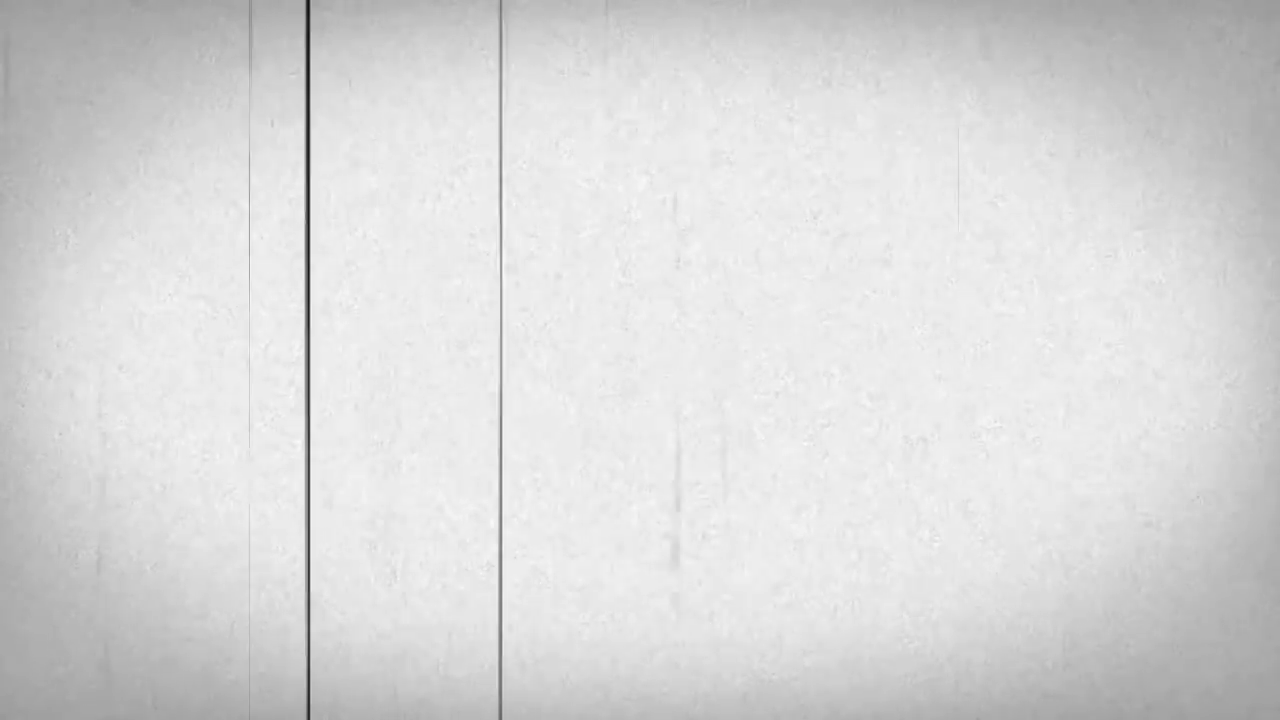
#> input picture BD izstrade/Datasets/noise_data/001/00024.png, 1280 x 720 px
$ python -i Frames2MemmapsMultithreaded.py   (imports and definitions only)   (older library calls are emulated)
#> lines starting #> are read from the running program, lines starting #| are printed output that depends on the picture
#> further down, picture is the input picture: shape (720, 1280, 3); min 17, max 252, mean 217.1
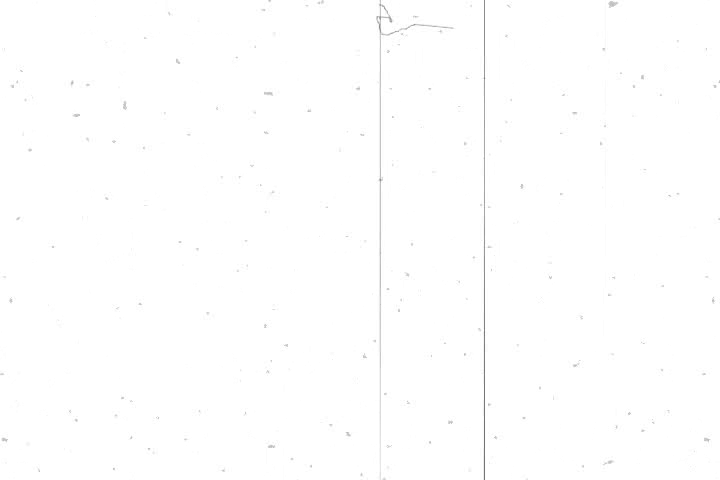
#> input picture BD izstrade/Datasets/noise_data/002/00026.png, 720 x 480 px, found by its file name
#> in heavy_damage, deterioration_overlay_img is the input picture: PIL image 720x480 RGB; min 114, max 255, mean 254.4
import os
import numpy as np
from pathlib import Path
from skimage import color
from PIL import Image, ImageEnhance, ImageFilter
import PIL.ImageOps as ImageOps
import json
import sys
import time
from multiprocessing import Process
import multiprocessing
import random

from blend_modes import multiply
from blend_modes import darken_only
from blend_modes import screen
from blend_modes import lighten_only

import concurrent.futures
it = 0
location_test = r'C:\Users\37120\Documents\BachelorThesis\image_data\video_framed_memmap2\test\\'
location_train = r'C:\Users\37120\Documents\BachelorThesis\image_data\video_framed_memmap2\train\\'
original_img_dir_test = r'C:\Users\37120\Documents\BachelorThesis\image_data\video_framed_dataset\train\\'
original_img_dir_train = r'C:\Users\37120\Documents\BachelorThesis\image_data\video_framed_dataset\train\\'
noise_dir = r'C:\Users\37120\Documents\BachelorThesis\noise_data\\'

img_save_dir_train = r'C:\Users\37120\Documents\BachelorThesis\image_data\test\train\\'
img_save_dir_test = r'C:\Users\37120\Documents\BachelorThesis\image_data\test\test\\'

def invert(image):
    return image.point(lambda p: 255 - p)

# [22 lines left out: functions file_lengthy, save_img, not called in this run]

def getRandomFile(path):
    files = os.listdir(path)
    index = random.randrange(0, len(files))
    return files[index]

def save_json(location, json_data):
    with open(location, 'w') as out:
        json.dump(json_data, out)

# [69 lines left out: functions sp_noise, generate_memmap, not called in this run]


def validate(it):
    pass


def basic_deterioration(deterioration_overlay_img):
    if random.randint(0, 100) <= 50:
        deterioration_overlay_img = deterioration_overlay_img.transpose(Image.FLIP_LEFT_RIGHT) #Flip horizontal
    if random.randint(0, 100) <= 50:
        deterioration_overlay_img = deterioration_overlay_img.transpose(Image.FLIP_TOP_BOTTOM) #Flip vertical
    deg = random.uniform(-5.0, 5.0)

    enhancer = ImageEnhance.Sharpness(deterioration_overlay_img)
    deterioration_overlay_img = enhancer.enhance(random.uniform(0.5, 1.5))
    enhancer = ImageEnhance.Color(deterioration_overlay_img)
    deterioration_overlay_img = enhancer.enhance(random.uniform(0.8, 1.2))
    enhancer = ImageEnhance.Contrast(deterioration_overlay_img)
    deterioration_overlay_img = enhancer.enhance(random.uniform(0.95, 1.05))
    enhancer = ImageEnhance.Brightness(deterioration_overlay_img)
    deterioration_overlay_img = enhancer.enhance(random.uniform(0.95, 1.05))

    return deterioration_overlay_img.rotate(deg)
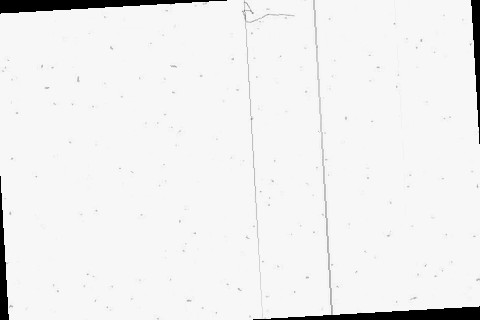
#> returned value: PIL image 480x320 RGB; min 0, max 247, mean 239

def scale_img(deterioration_overlay_img):
    scale = random.uniform(1.2, 1.5) * 2
    w, h = deterioration_overlay_img.size
#> w = 480; h = 320
    deterioration_overlay_img = deterioration_overlay_img.crop((w/2 - w / scale, h/2 - h / scale,
                    w/2 + w / scale, h/2 + h / scale))
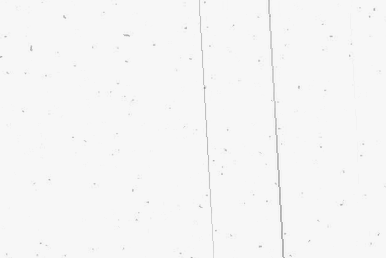
#> deterioration_overlay_img: PIL image 386x258 RGB; min 144, max 247, mean 246.3
    return deterioration_overlay_img.resize((w, h), Image.LANCZOS)

def blend_imgs(deterioration_overlay_img, original_image, opacity, reverse):
#> called with opacity = 0.699, reverse = False
    deterioration_overlay_img = deterioration_overlay_img.convert("RGBA")
#> deterioration_overlay_img: PIL image 480x320 RGBA
#> (the run stopped early here; a loop or call above may not have finished)
